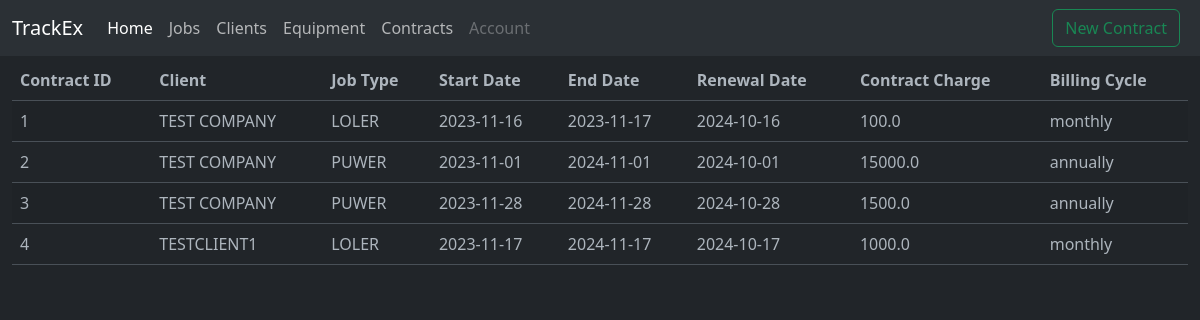
The page /contracts on the database as committed earlier.
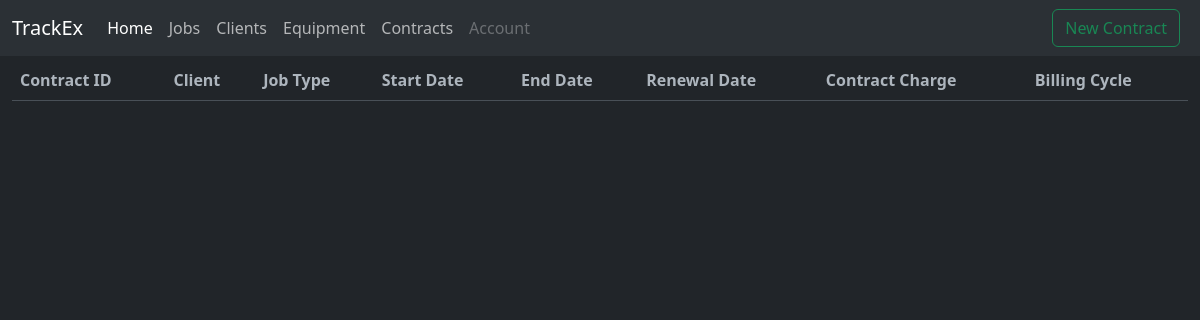
The same page on the database as committed later.
### tables this page shows
CREATE TABLE contracts (
            id INTEGER PRIMARY KEY,
            client_account_number TEXT NOT NULL,
            equipment_ids TEXT,
            job_type TEXT,
            start_date DATE,
            end_date DATE,
            renewal_date DATE,
            contract_charge FLOAT,
            billing_cycle TEXT
        );

CREATE TABLE clients (
            id INTEGER PRIMARY KEY AUTOINCREMENT,
            account_number TEXT,
            client_name TEXT,
            address_line_1 TEXT,
            address_line_2 TEXT,
            town_city TEXT,
            county TEXT,
            postcode TEXT,
            phone_number TEXT,
            status TEXT,
            date_stamp TEXT
        );

### app.py (the view)
@app.route('/contracts')
def contracts():
    contracts = get_all_contracts()  # Fetch all contracts from the database
    clients = get_all_clients()  # Fetch all clients
    equipment = get_equipment_list()  # Fetch all equipment
    return render_template('contracts.html', contracts=contracts, clients=clients, equipment=equipment)

### app.py (called while the page is built)
def get_db():
    conn = sqlite3.connect(DATABASE)
    conn.row_factory = sqlite3.Row
    return conn

def get_all_clients():
    conn = get_db()
    cursor = conn.cursor()
    query = '''SELECT * FROM clients'''  # Adjust the SQL query as needed
    cursor.execute(query)
    clients = cursor.fetchall()
    conn.close()
    return clients

def get_equipment_list():
    conn = get_db()
    cursor = conn.cursor()
    cursor.execute('''
        SELECT equipment.*, clients.client_name
        FROM equipment
        INNER JOIN clients ON equipment.client_account_number = clients.account_number
    ''')
    equipment = cursor.fetchall()
    conn.close()
    return equipment

def get_all_contracts():
    conn = get_db()
    cursor = conn.cursor()
    cursor.execute('''
        SELECT contracts.*, clients.client_name
        FROM contracts
        JOIN clients ON contracts.client_account_number = clients.account_number
    ''')
    contracts = cursor.fetchall()
    conn.close()
    return [dict(contract) for contract in contracts]

### templates/contracts.html (shortened to what this page needs)
            {% include 'header.html' %}
            <button class="btn btn-outline-success me-2" type="button" data-bs-toggle="modal" data-bs-target="#new-contract-modal" onclick="searchContracts()">New Contract</button>
          </div>
        </nav>
    </div>
    <div class="container" style="padding: 1.5%;">
    </div>
    <div class="container-fluid">
        <table id="contracts-table" class="table table-striped table-hover" style="cursor: pointer;">
            <thead>
                <tr>
                    <th>Contract ID</th>
                    <th>Client</th>
                    <th>Job Type</th>
                    <th>Start Date</th>
                    <th>End Date</th>
                    <th>Renewal Date</th>
                    <th>Contract Charge</th>
                    <th>Billing Cycle</th>
                </tr>
            </thead>
            <tbody>
                {% for contract in contracts %}
                <tr class="clickable-row" data-href="{{ url_for('contract_details', contract_id=contract.id) }}">
                    <td>{{ contract.id }}</td>
                    <td>{{ contract.client_name }}</td>
                    <td>{{ contract.job_type }}</td>
                    <td>{{ contract.start_date }}</td>
                    <td>{{ contract.end_date }}</td>
                    <td>{{ contract.renewal_date }}</td>
                    <td>{{ contract.contract_charge }}</td>
                    <td>{{ contract.billing_cycle }}</td>
                </tr>
                {% endfor %}
            </tbody>
        </table>
    </div>
</body>
</html>

### templates/header.html (shortened to what this page needs)
<!doctype html>
<html lang="en" data-bs-theme="dark">
  <head>
    <link rel="stylesheet" type="text/css" href="https://cdnjs.cloudflare.com/ajax/libs/twitter-bootstrap/5.3.0/css/bootstrap.min.css">
    <link rel="stylesheet" type="text/css" href="https://cdn.datatables.net/1.13.7/css/dataTables.bootstrap5.min.css">
  </head>
  <body>
    <div class="container-fluid">
        <nav class="navbar fixed-top navbar-expand-lg bg-body-tertiary">
          <div class="container-fluid">
            <a class="navbar-brand" href="#">TrackEx</a>
            <div class="collapse navbar-collapse" id="navbarNav">
              <ul class="navbar-nav">
                <li class="nav-item">
                  <a class="nav-link active" aria-current="page" href="/">Home</a>
                </li>
                <li class="nav-item">
                  <a class="nav-link" href="/Jobs">Jobs</a>
                </li>
                <li class="nav-item">
                  <a class="nav-link" href="/clients">Clients</a>
                </li>
                <li class="nav-item">
                  <a class="nav-link" href="/equipment">Equipment</a>
                </li>
                <li class="nav-item">
                  <a class="nav-link" href="/contracts">Contracts</a>
                </li>
                <li class="nav-item">
                  <a class="nav-link disabled" aria-disabled="true">Account</a>
                </li>
              </ul>
            </div>

Rows that differ between the two databases and show on the page:
removed contracts: id "1", client_name "TEST COMPANY", job_type "LOLER", start_date "2023-11-16", end_date "2023-11-17", renewal_date "2024-10-16", contract_charge "100.0", billing_cycle "monthly"
removed contracts: id "2", client_name "TEST COMPANY", job_type "PUWER", start_date "2023-11-01", end_date "2024-11-01", renewal_date "2024-10-01", contract_charge "15000.0", billing_cycle "annually"
removed contracts: id "3", client_name "TEST COMPANY", job_type "PUWER", start_date "2023-11-28", end_date "2024-11-28", renewal_date "2024-10-28", contract_charge "1500.0", billing_cycle "annually"
removed contracts: id "4", client_name "TESTCLIENT1", job_type "LOLER", start_date "2023-11-17", end_date "2024-11-17", renewal_date "2024-10-17", contract_charge "1000.0", billing_cycle "monthly"
